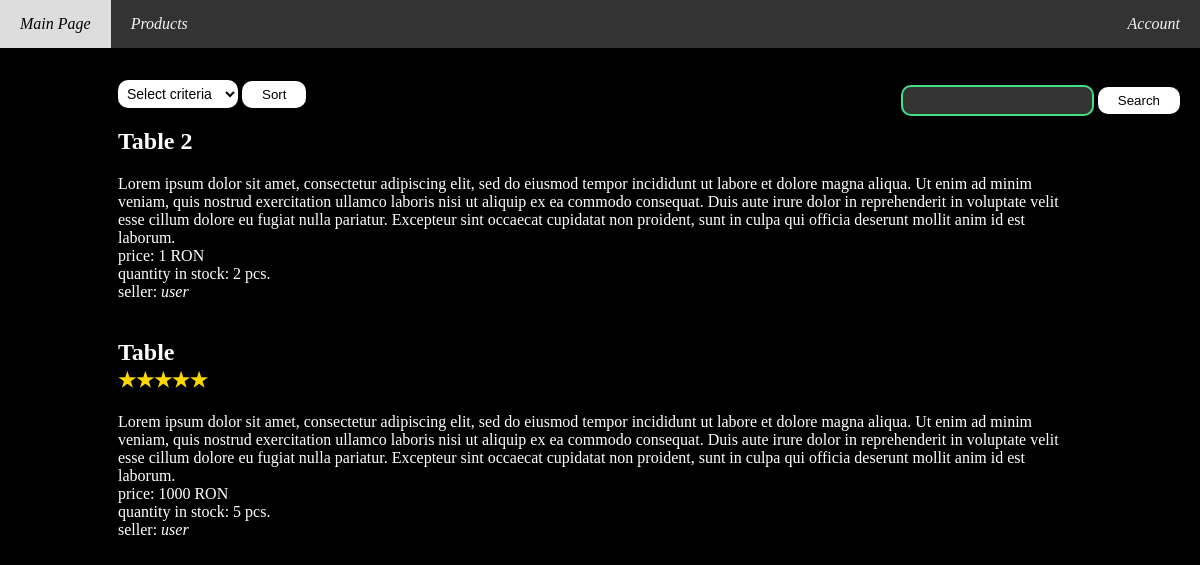
The page /posts on the database its author committed.
### tables this page shows
CREATE TABLE products (
id INTEGER PRIMARY KEY,
title VARCHAR(50),
price INT,
description VARCHAR(1000),
seller VARCHAR(30),
quantity INT,
post_date TIMESTAMP, 
image VARCHAR(50)
, rating INT);

### app.py (the view, shortened to what this page needs)
@app.route('/posts', methods=['GET'])
def posts():
    query = "SELECT title, description, price, seller, quantity, id FROM products WHERE quantity>0"
    sort_st = request.args.get('sort')
    if sort_st:
        if sort_st == 'rating_up':
            query += " ORDER BY rating DESC" #because they will be reverted
        elif sort_st == 'rating_down':
            query += " ORDER BY rating ASC"
    posts = query_db(query)
    posts = posts[::-1]
    search = request.args.get('search')
    ovr_ratings = query_db("SELECT id, rating FROM products")
    ovr_rating = dict(ovr_ratings)
    ratings = dict(ovr_ratings)
    for post in posts:
        if ovr_rating[post[5]]:
            m = ovr_rating[post[5]]
            y, x = rating_round(m)
            z = 5 - x - y
            if z<0:
                z=0
            nr = [int(y), int(x), int(z)]
            m = []
            for i in range(nr[0]):
                m.append('★')
            if nr[1]:
                m.append('✬')
            for i in range(nr[2]):
                m.append('☆')
            ratings[post[5]] = m
    return render_template('posts.html', posts=posts, sort=sort_st, search=search, ratings=ratings, ovr_rating=ovr_rating)

### app.py (called while the page is built)
def get_db():
    db = getattr(g, '_database', None)
    if db is None:
        db = g._database = sqlite3.connect(DATABASE)
    return db

def query_db(query, args=(), one=False):
    conn = get_db()
    curs = conn.execute(query, args)
    conn.commit()
    rv = curs.fetchall()
    curs.close()
    return (rv[0] if rv else None) if one else rv

def rating_round(rating):
    c, r = rating//1, rating%1
    if r < 0.25:
        return c, 0
    if r > 0.75:
        return c+1, 0
    return c, 1

@app.teardown_appcontext
def close_connection(exception):
    db = getattr(g, '_database', None)
    if db is not None:
        db.close()

### templates/posts.html (shortened to what this page needs)
{% extends "layout.html" %}
{% block head %}
<link rel="stylesheet" type="text/css" href="/static/style.css">
{% endblock %}
{% block body %}
<div class="search">
	<form method="GET">
		<input class="search" name="search" type="text" maxlength=50>
		<button> Search </button>
	</form>
</div>
<div class="sort">
	<form method="GET">
		<select name="sort" class="sort">
			<option style="display:none"> Select criteria </option>
		</select>
		<button> Sort </button>
	</form>
</div>
	{% for post in posts %}
		<h2 class="title"><a class="title" href="/post/{{post[5]}}">{{ post[0] }}</a>
        {% if ratings[post[5]] %} <br>
        <div class="stars">
        {% for star in ratings[post[5]] %}{{ star }}{% endfor %}
        </div>
        {% endif %}
        </h2>
        {{ post[1] }} <br>
		price: {{ post[2] }} RON <br>
		quantity in stock: {{ post[4] }} pcs. <br>
		seller: <a class="seller" href="/profile/{{ post[3] }}"><i>{{ post[3] }}</i></a> <br>
		<br>
	{% endfor %}
{% endblock %}

### static/style.css (style rules this page uses)
body { background-color: black; min-height: 100vh; color: white; font-size: 16px; margin: 0px; }
a:link, a:visited { color: white; text-decoration: underline; cursor: auto; }
a.seller { text-decoration: none; }
input, textarea { box-sizing: border-box; border: solid; border-width: 2px; border-color: #43e084; border-radius: 5px; background-color: #333; color: white; padding: 5px 10px; margin: 5px 0; }
select { border-radius: 10px; border-width: 0px; padding: 5px; background-color: white; font-size: 14px; }
button { cursor: pointer; border-radius: 10px; border-width: 0; padding: 6px 20px; background-color: white; }
div.search { right: 20px; position: fixed; }
a.title { text-decoration: none; }
div.stars { color: gold; font-size: 20px; display: inline-block; }
h2.title > div.stars { font-size: 20px; }
input.search { border-radius: 10px; padding: 6px; }

### rows shown on the page
products: title "Table 2", description "Lorem ipsum dolor sit amet, consectetur adipiscing elit, sed do eiusmod tempor incididunt ut labore et dolore magna aliqua. Ut enim ad minim veniam, quis nostrud exercitation ullamco laboris nisi ut aliquip ex ea commodo consequat. Duis aute irure dolor in reprehenderit in voluptate velit esse cillum dolore eu fugiat nulla pariatur. Excepteur sint occaecat cupidatat non proident, sunt in culpa qui officia deserunt mollit anim id est laborum.", price "1", quantity "2", seller "user"
products: title "Table", 5 "★" "★" "★" "★" "★", description "Lorem ipsum dolor sit amet, consectetur adipiscing elit, sed do eiusmod tempor incididunt ut labore et dolore magna aliqua. Ut enim ad minim veniam, quis nostrud exercitation ullamco laboris nisi ut aliquip ex ea commodo consequat. Duis aute irure dolor in reprehenderit in voluptate velit esse cillum dolore eu fugiat nulla pariatur. Excepteur sint occaecat cupidatat non proident, sunt in culpa qui officia deserunt mollit anim id est laborum.", price "1000", quantity "5", seller "user"
